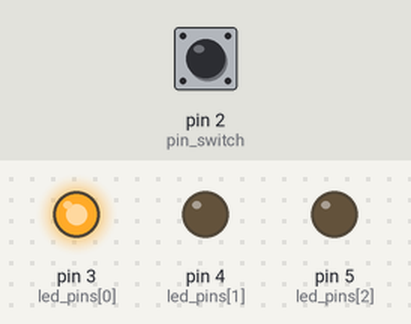
This sketch was run on a simulated Arduino Uno, built with avr-gcc and run on an emulated ATmega328P. On the bench: output pins drawn as LEDs (lit = HIGH). Inputs (shaded band) come from the test bench; at power-on: pin 2 (pin_switch) HIGH. Random numbers use the default seed unless the sketch sets one.

Above: at 1.2 s.
1.3 s: pin 2 (pin_switch) pulled LOW for 0.15 s
At 2.4 s:
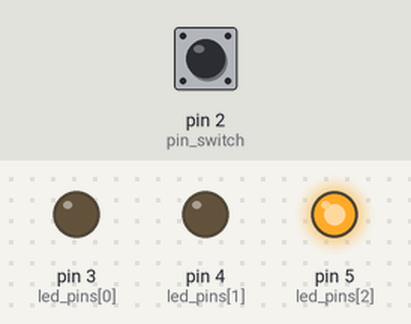
2.9 s: pin 2 (pin_switch) pulled LOW for 1 s
At 4.9 s:
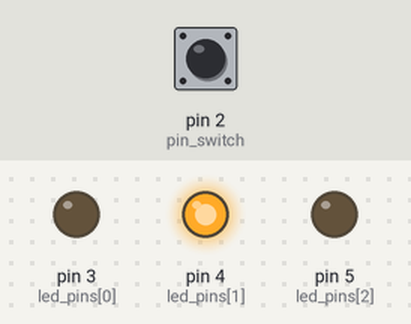
6.9 s: pin 2 (pin_switch) pulled LOW for 3.2 s
At 7.9 s:
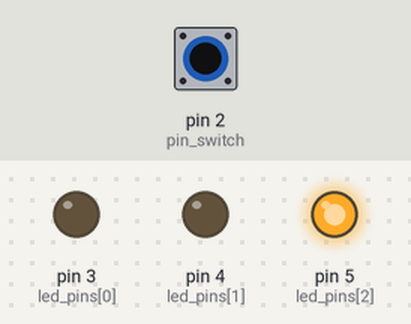
Timing chart, 0 to 9.9 s (numbered marks = the images above; inputs shaded):
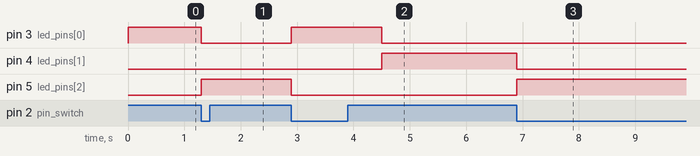

The sketch:

sketch_dec22a.ino
```cpp
const int size_=3;
int led_pins[]={3,4,5},pin_switch=2;
bool led_state[size_]={0,0,0};
int now_blink=0,now_cycle=0;
unsigned long previous=0,current=millis();
long debounce = 200;
volatile unsigned long last=0;
int p = 0;

//ampelzyklus
bool cycle_[][size_]={
    {1,0,0},//grün an
    {0,1,0}//gelb an
};
long cycle_interval[]={
    4500,//rot dauer an
    random(500, 5000)//gelb dauer an
};
//gelb blinken
bool blink_[][size_]={
    {0,0,1}//grün an
};
long blink_interval[]={
    5000//grün an dauer
};

void setup(){
  Serial.begin(9600);
  for(int i=0;i<size_;i++)
    pinMode(led_pins[i], OUTPUT);
  pinMode(pin_switch, INPUT_PULLUP);
  attachInterrupt(digitalPinToInterrupt(pin_switch), button, FALLING);
}

void update(bool cycle[][size_], long interval[], int& now, int cycle_length){
  for(int i=0;i<size_;i++)
    digitalWrite(led_pins[i],cycle[now][i]);
  if(current-previous>=interval[now]){
    previous=current;
    now=(now+1)%cycle_length;
  }
}

void button(){
  if(micros()-last>=debounce*1000){
    p=(p+1)%2;
    last=micros();
  }
}

void loop(){
  switch(p){
    case 0:
      update(cycle_,cycle_interval,now_cycle,sizeof(cycle_)/size_);
      now_blink=0;
      break;
    case 1:
      update(blink_,blink_interval,now_blink,sizeof(blink_)/size_);
      now_cycle=0;
      break;
  }
  current=millis();
}
```

Measured:
- after the input at 1.3 s, pin 3 (led_pins[0]): HIGH → LOW at once; pin 5 (led_pins[2]): LOW → HIGH at once
- after the input at 2.9 s, pin 3 (led_pins[0]): LOW → HIGH at once, → LOW 1.6 s later; pin 4 (led_pins[1]): LOW → HIGH after 1.6 s; pin 5 (led_pins[2]): HIGH → LOW at once
- after the input at 6.9 s, pin 5 (led_pins[2]): LOW → HIGH at once
